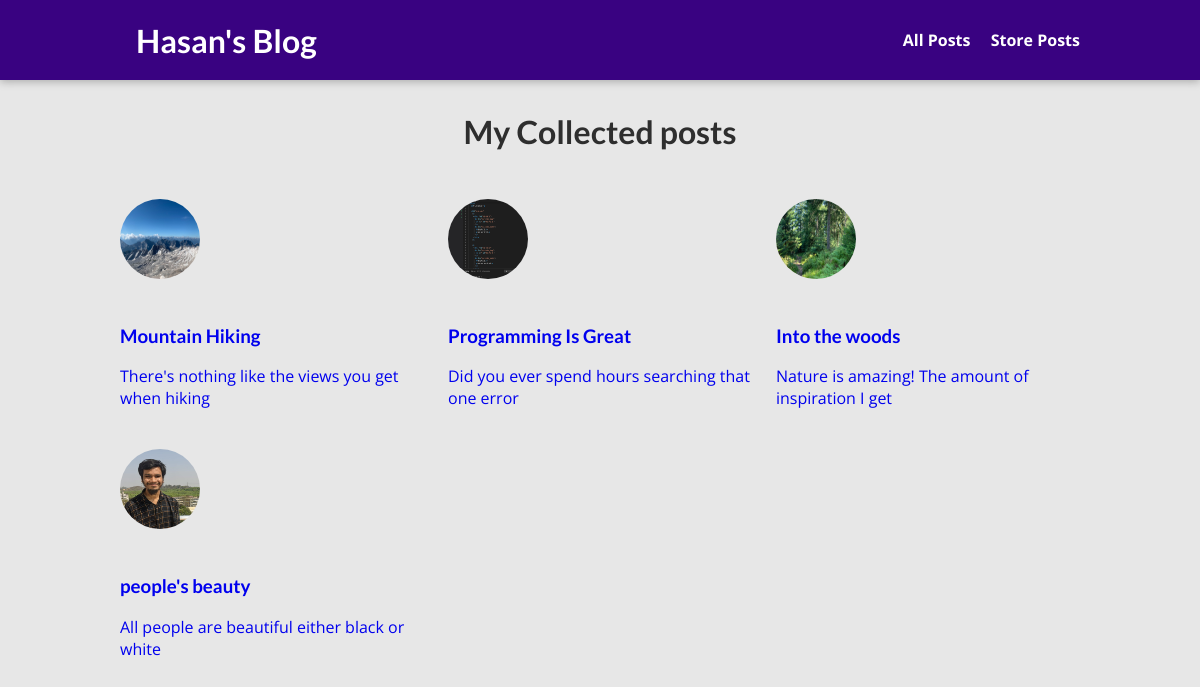
The page /posts on the database its author committed.
### blog/models.py (models this page shows, shortened)
class Post(models.Model):
    title = models.CharField(max_length=20)
    excerpt = models.CharField(max_length=50)
    image = models.ImageField(upload_to="posts")
    author = models.ForeignKey(
        Author, on_delete=models.SET_NULL, null=True, related_name="posts")
    content = models.TextField(validators=[MinLengthValidator(10)])
    date = models.DateField(auto_now=True)
    slug = models.SlugField(unique=True, db_index=True)
    tags = models.ManyToManyField(Tag)

### blog/views.py (the view)
# urls.py: path("posts", views.AllPosts.as_view(), name="posts"),
class AllPosts(ListView):
    template_name ="blog/all-posts.html"
    model = Post
    context_object_name ="all_posts"

### blog/templates/blog/all-posts.html (shortened to what this page needs)
{% extends 'base.html' %}
{% load static %}
{%block css_files %}
<link rel="stylesheet" href="{% static "blog/all-posts.css" %}"/>
{%endblock%}
{%block content%}
<section id="all-posts">
    <h2>My Collected posts</h2>
    <ul>
        {% for post in all_posts %}
            {% include "blog/includes/post.html" %}
        {% endfor %}
    </ul>
</section>
{% endblock %}

### blog/templates/blog/includes/post.html
{% load static %}
{%block css_files %}
<link rel="stylesheet" href="{% static "blog/post.css" %}"/>
{%endblock%}
<li>
    <article class="post">
        <a href="{% url "post_details" post.slug %}">
            <img src="{{ post.image.url }}" alt={{post.title}} >
            <div class="post__content">
                <h3>{{post.title}}</h3>
                <p>{{post.excerpt}}</p>
            </div>
        </a>
    </article>
</li>

### static/app.css (style rules this page uses)
* { box-sizing: border-box; }
html { font-family: 'Open Sans', 'Lato', sans-serif; }
body { margin: 0; }
h1, h2, h3 { font-family: 'Lato', sans-serif; font-weight: bold; }

### blog/static/blog/all-posts.css (style rules this page uses)
body { background-color: #e7e7e7; }
#all-posts { margin: 7rem auto; width: 90%; max-width: 60rem; }
#all-posts h2 { text-align: center; font-size: 2rem; color: #2e2e2e; margin: 3rem 0; }
ul { list-style: none; margin: 0; padding: 0; display: grid; grid-template-columns: repeat(auto-fill, minmax(17rem, 1fr)); gap: 1.5rem; }

### blog/static/blog/post.css (style rules this page uses)
.post a { height: 22rem; transform-origin: center; border-radius: 12px; text-decoration: none; }
.post img { height: 80px; width: 80px; border-radius: 50%; margin-bottom: 22px; }

### rows shown on the page
Post: image (picture), title "Mountain Hiking", excerpt "There's nothing like the views you get when hiking"
Post: image (picture), title "Programming Is Great", excerpt "Did you ever spend hours searching that one error"
Post: image (picture), title "Into the woods", excerpt "Nature is amazing! The amount of inspiration I get"
Post: image (picture), title "people's beauty", excerpt "All people are beautiful either black or white"
